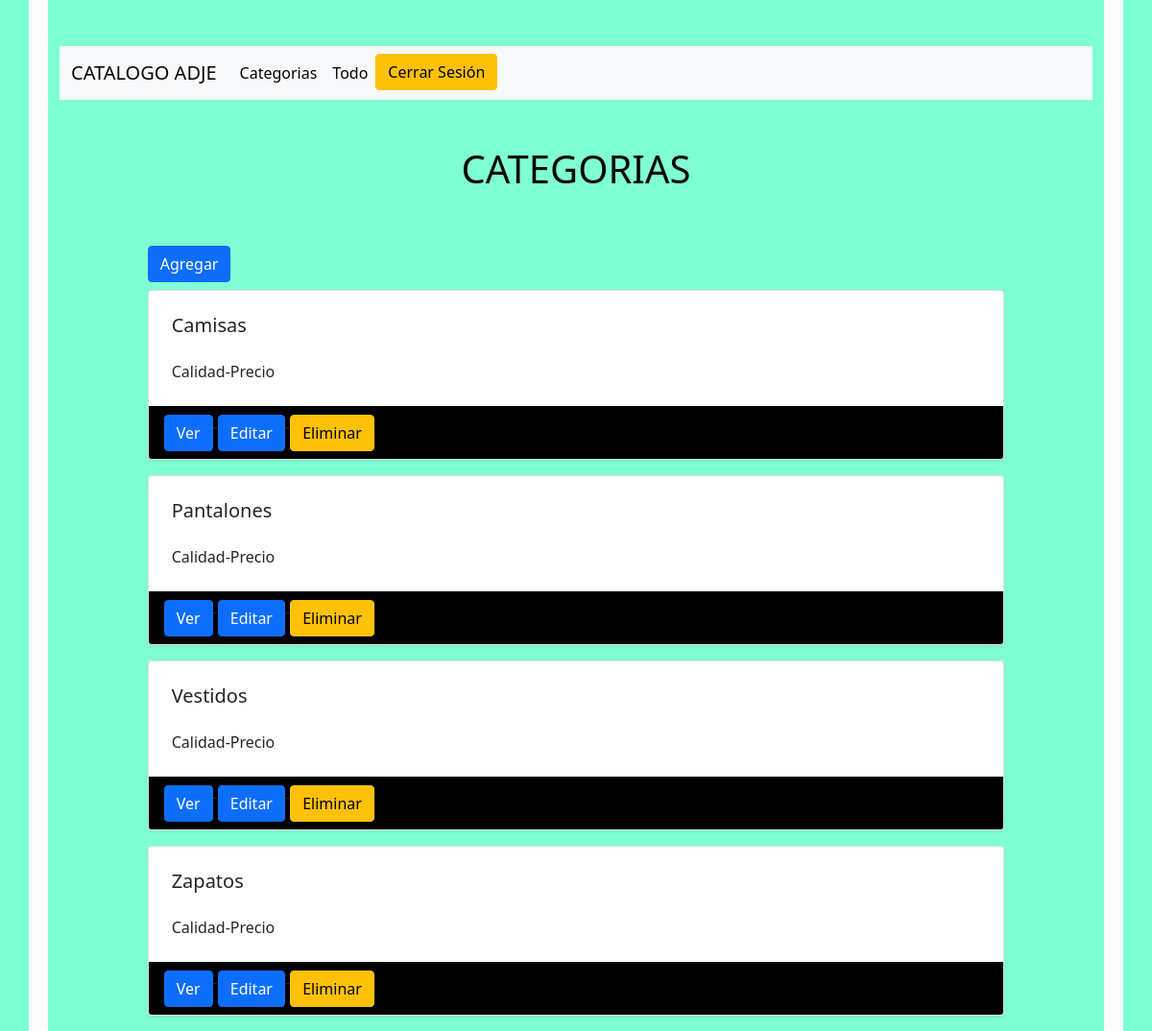
Page /projects/ (signed in) on the committed database.
### todolist/models.py (models this page shows, shortened)
class Project(models.Model):
    name = models.CharField(max_length=200)
    description = models.TextField()
    user = models.ForeignKey(User, on_delete=models.CASCADE)

### todolist/views.py (the view)
# urls.py: path('projects/',views.projects, name="projects.list"),
@login_required
def projects(request):
    projects = Project.objects.filter(user=request.user)
    return render(request,'projects/list.html',{
        "projects" : projects
    })

### todolist/templates/projects/list.html
{% extends "layouts/base.html" %}
{% block content %}
<div class="d-flex justify-content-center align-items-center pt-5 pb-5">
    <h1 class="text-center" style="color: rgb(7, 7, 7);">
        CATEGORIAS
    </h1>
</div>
<div >
    <div class="row d-flex justify-content-center mb-2">
        <div class="col-sm-10 d-flex">
            <a class="btn btn-primary" href="{% url 'projects.create' %}">Agregar</a>
        </div>
    </div>
    <div class="row d-flex justify-content-center">
        {% for project in projects %}
        <div class="col-sm-10">
            <div class="card shadow-sm mb-3">
                <div class="card-body">
                    <h5 class="card-title p-2">{{ project.name }}</h5>
                    <p class="card-text p-2">
                        {{ project.description }}
                    </p>
                </div>
                <div class="card-footer d-flex" style="background-color: black;">
                    <a class="btn btn-primary" href="{% url 'projects.detail' project.id %}"  >Ver</a>
                    <a>-</a>
                    <a class="btn btn-primary" href="{% url 'projects.edit' project.id %}"   >Editar</a>
                    <a>-</a>
                    <a class="btn btn-warning" href="{% url 'projects.delete' project.id %}"  >Eliminar</a>
                </div>
            </div>
        </div>
        {% endfor %}
    </div>
</div>
{% endblock %}

### todolist/templates/layouts/base.html (shortened to what this page needs)
{% load static %}
<!doctype html>
<html lang="es">
<head >
    <link href="https://cdn.jsdelivr.net/npm/bootstrap@5.0.2/dist/css/bootstrap.min.css" rel="stylesheet"
>
    <link rel="stylesheet" href="{% static 'css/main.css' %}">
</head>
<body>
    <div  class="container pt-5" style="
    border-right: 20px solid #fcfcfc;
    border-left: 20px solid #fcfcfc;">
        <nav class="navbar navbar-expand-lg navbar-light bg-light" >
            <div class="container"  >
                <a class="navbar-brand" href="{% url 'landing' %}" style="color: rgb(5, 5, 5);">CATALOGO ADJE</a>
                <div class="collapse navbar-collapse" id="navbarSupportedContent">
                    <ul class="navbar-nav me-auto mb-2 mb-lg-0">
                        <li class="nav-item">
                            <a class="nav-link" href="{% url 'projects.list' %}" style="color: rgb(0, 0, 0);">Categorias</a>
                        </li>
                        <li class="nav-item">
                            <a class="nav-link" href="{% url 'tasks.list' %}" style="color: rgb(0, 0, 0);">Todo</a>
                        </li>
                        <li class="nav-item " style=" justify-content: flex-end; ">
                            <a class="btn btn-warning" href="{% url 'logout' %}" style="text-align: right;" >Cerrar Sesión</a>
                        </li>
                    </ul>
                </div>
            </div>
        </nav>
        {% block content %}
        {% endblock %}
    </div>
</body>
</html>

### todolist/templates/layouts/base.html (style rules this page uses)
body { background-color: aquamarine; }

### rows in the picture
Project: name "Camisas", description "Calidad-Precio"
Project: name "Pantalones", description "Calidad-Precio"
Project: name "Vestidos", description "Calidad-Precio"
Project: name "Zapatos", description "Calidad-Precio"
